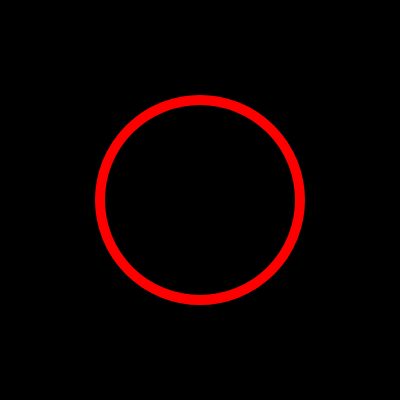
Frame 1 (no input)
Frame 60 (no input): identical to frame 1, image omitted
Frame 120 (the mouse pressed at the canvas centre since frame 60): identical to frame 1, image omitted

The p5.js sketch that drew this single still picture (run headless with seeded random() and noise() and a simulated clock; from frame 60 on, the mouse is pressed at the canvas centre):

// p5.js sketch
// ── sketch.js
function setup() {
  createCanvas(400, 400);
  
}

function draw() {
  background(0);
  noFill();
  stroke(255, 0, 0);
  strokeWeight(10);
  
  ellipse(200, 200, 200, 200);
}

function mousePressed() {
  badFill();
}

function badFill() {
  console.log("Fill Finished!")
}
